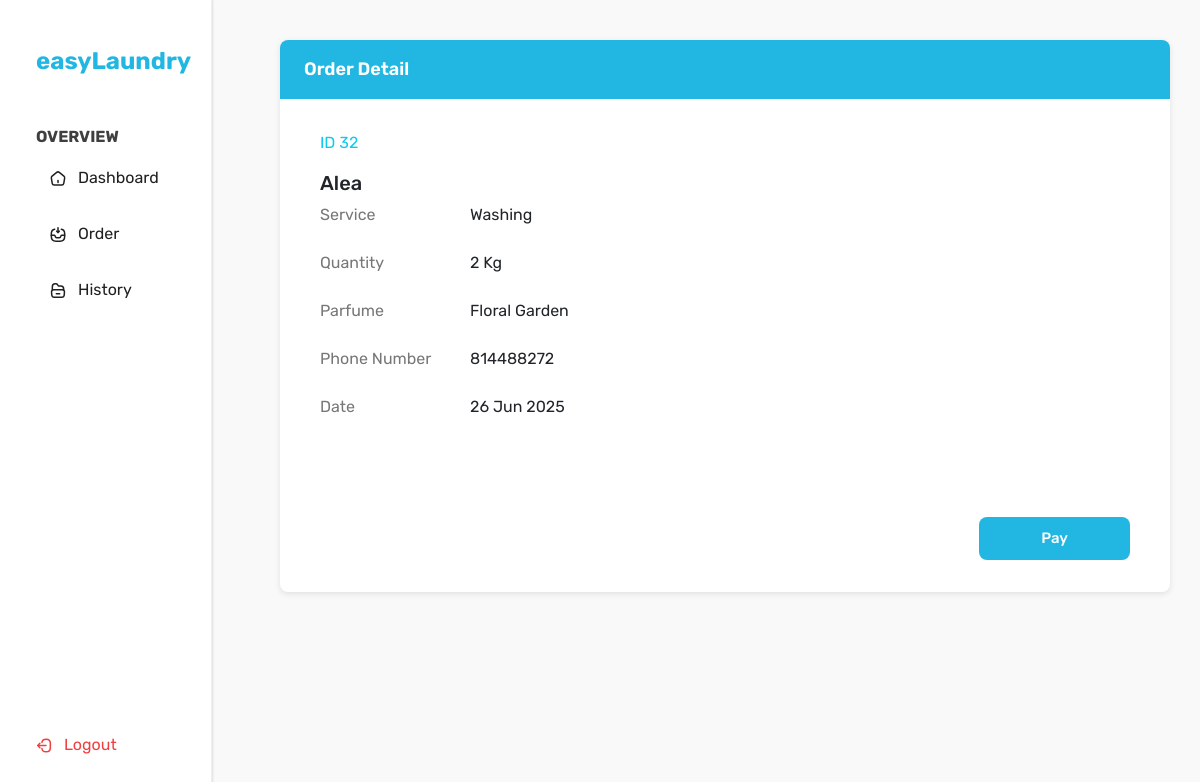
Screenshot of /detail_order.php?id=32 (signed in) with the database file from the repository.
### tables this page shows
CREATE TABLE `pesanan` (
  `id` int(15) NOT NULL,
  `nama` varchar(100) NOT NULL,
  `layanan` varchar(30) NOT NULL,
  `berat` varchar(30) NOT NULL,
  `total_harga` int(50) NOT NULL,
  `no_telp` int(30) NOT NULL,
  `tgl` date NOT NULL,
  `parfum` varchar(50) NOT NULL,
  `pembayaran` enum('Unpaid','Paid','','') NOT NULL DEFAULT 'Unpaid',
  `status` enum('Process','Finished','','') NOT NULL DEFAULT 'Process',
  `id_pelanggan` int(11) DEFAULT NULL,
  `id_karyawan` int(11) DEFAULT NULL
);

### detail_order.php (the view, shortened to what this page needs)
<?php
  include 'koneksi.php';
  $id = isset($_GET['id']) ? (int)$_GET['id'] : 0;
  $query = mysqli_query($connect, "SELECT * FROM pesanan WHERE id = $id");
  $data = mysqli_fetch_assoc($query);
?>
<!DOCTYPE html>
<html lang="en">
<head>
  <link href="https://cdn.jsdelivr.net/npm/bootstrap@5.3.3/dist/css/bootstrap.min.css" rel="stylesheet" />
</head>
<body>
  <div class="sidebar">
    <?php include 'sidebar.php'; ?>
  </div>
  <div class="main-content">
    <div class="order-card">
      <div class="order-card-header">
        Order Detail
      </div>
      <div class="order-card-body">
        <p class="text-info">ID <?= htmlspecialchars($data['id']) ?></p>
        <h5 class="text"><?= htmlspecialchars($data['nama']) ?></h5>
        <div class="row mb-4">
          <div class="col-sm-4 order-label">Service</div>
          <div class="col-sm-8"><?= htmlspecialchars($data['layanan']) ?></div>
        </div>
        <div class="row mb-4">
          <div class="col-sm-4 order-label">Quantity</div>
          <div class="col-sm-8"><?= htmlspecialchars($data['berat']) ?> Kg</div>
        </div>
        <div class="row mb-4">
          <div class="col-sm-4 order-label">Parfume</div>
          <div class="col-sm-8"><?= htmlspecialchars($data['parfum']) ?></div>
        </div>
        <div class="row mb-4">
          <div class="col-sm-4 order-label">Phone Number</div>
          <div class="col-sm-8"><?= htmlspecialchars($data['no_telp']) ?></div>
        </div>
        <div class="row mb-5">
          <div class="col-sm-4 order-label">Date</div>
          <div class="col-sm-8"><?= date('d M Y', strtotime($data['tgl'])) ?></div>
        </div>
        <div class="text-end">
          <a href="payment.php?id=<?= $data['id']; ?>" class="btn btn-pay text-decoration-none d-inline-block text-center">
            Pay
          </a>
        </div>
      </div>
    </div>
  </div>
</body>
</html>

### detail_order.php (style rules this page uses)
* { box-sizing: border-box; }
body { margin: 0; font-family: 'Rubik'; background-color: #f9f9f9; display: flex; }
.sidebar { width: 250px; height: 100vh; position: fixed; top: 0; left: 0; background-color: white; border-right: 1px solid #eee; z-index: 1000; }
.main-content { margin-left: 250px; width: calc(100% - 250px); padding: 40px 30px; height: 100vh; overflow-y: auto; }
.order-card { background-color: #fff; border-radius: 8px; box-shadow: 0px 2px 6px rgba(0, 0, 0, 0.1); max-width: 900px; margin: 0 auto; }
.order-card-header { background-color: #21b7e2; color: white; padding: 16px 24px; font-weight: 600; font-size: 18px; border-top-left-radius: 8px; border-top-right-radius: 8px; }
.order-card-body { padding: 32px 40px; }
.order-label { color: #777; width: 150px; }
.btn-pay { background-color: #21b7e2; color: white; width: 150.822px; padding: 10px 32px; font-weight: 500; font-size: 15px; border-radius: 8px; border: none; margin-top: 50px; }

### sidebar.php (style rules this page uses)
:root { --gray-1: #333333; --primary-color-gray-10: #FFFFFF; --primary-color-gray-100: #202020; --primary-color-gray-90: #3F3F3F; --white: #FFFFFF; --blue: #21B7E2; --light-blue: #D0F6FF; --red: #F13E3E; }
.sidebar { width: 212px; background-color: var(--white); box-shadow: 1px 0px 2px rgba(128, 128, 128, 0.1); padding: 43px 36px; display: flex; flex-direction: column; }

### rows the page displays
pesanan: id "32", nama "Alea", layanan "Washing", berat "2", parfum "Floral Garden", no_telp "814488272", tgl "26 Jun 2025"
